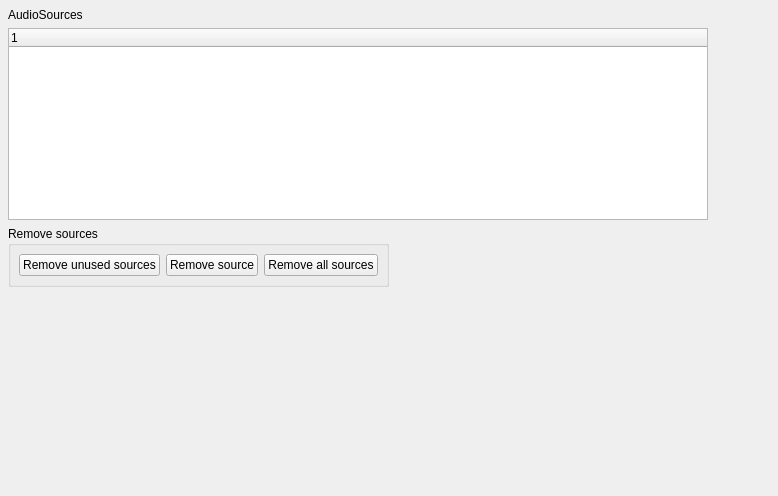
<ui version="4.0" >
 <author></author>
 <comment></comment>
 <exportmacro></exportmacro>
 <class>AudioSourcesManagerWidget</class>
 <widget class="QWidget" name="AudioSourcesManagerWidget" >
  <property name="geometry" >
   <rect>
    <x>0</x>
    <y>0</y>
    <width>778</width>
    <height>496</height>
   </rect>
  </property>
  <property name="windowTitle" >
   <string>Form</string>
  </property>
  <layout class="QGridLayout" >
   <property name="margin" >
    <number>8</number>
   </property>
   <property name="spacing" >
    <number>6</number>
   </property>
   <item row="1" column="0" >
    <spacer>
     <property name="orientation" >
      <enum>Qt::Vertical</enum>
     </property>
     <property name="sizeHint" >
      <size>
       <width>20</width>
       <height>40</height>
      </size>
     </property>
    </spacer>
   </item>
   <item row="0" column="1" >
    <spacer>
     <property name="orientation" >
      <enum>Qt::Horizontal</enum>
     </property>
     <property name="sizeHint" >
      <size>
       <width>40</width>
       <height>20</height>
      </size>
     </property>
    </spacer>
   </item>
   <item row="0" column="0" >
    <layout class="QGridLayout" >
     <property name="margin" >
      <number>0</number>
     </property>
     <property name="spacing" >
      <number>6</number>
     </property>
     <item row="2" column="1" >
      <spacer>
       <property name="orientation" >
        <enum>Qt::Horizontal</enum>
       </property>
       <property name="sizeHint" >
        <size>
         <width>40</width>
         <height>20</height>
        </size>
       </property>
      </spacer>
     </item>
     <item row="2" column="0" >
      <widget class="QGroupBox" name="groupBox" >
       <property name="title" >
        <string>Remove sources</string>
       </property>
       <layout class="QGridLayout" >
        <property name="margin" >
         <number>8</number>
        </property>
        <property name="spacing" >
         <number>6</number>
        </property>
        <item row="0" column="1" >
         <widget class="QPushButton" name="removeSourcesButton" >
          <property name="text" >
           <string>Remove source</string>
          </property>
         </widget>
        </item>
        <item row="0" column="2" >
         <widget class="QPushButton" name="removeAllSourcesButton" >
          <property name="text" >
           <string>Remove all sources</string>
          </property>
         </widget>
        </item>
        <item row="0" column="0" >
         <widget class="QPushButton" name="removeUnusedSourcesButton" >
          <property name="text" >
           <string>Remove unused sources</string>
          </property>
         </widget>
        </item>
       </layout>
      </widget>
     </item>
     <item row="0" column="0" >
      <widget class="QLabel" name="label" >
       <property name="text" >
        <string>AudioSources</string>
       </property>
      </widget>
     </item>
     <item row="1" column="0" colspan="2" >
      <widget class="QTreeWidget" name="treeAudioSourcesWidget" >
       <property name="minimumSize" >
        <size>
         <width>700</width>
         <height>0</height>
        </size>
       </property>
      </widget>
     </item>
    </layout>
   </item>
  </layout>
 </widget>
 <pixmapfunction></pixmapfunction>
 <resources/>
 <connections/>
</ui>
